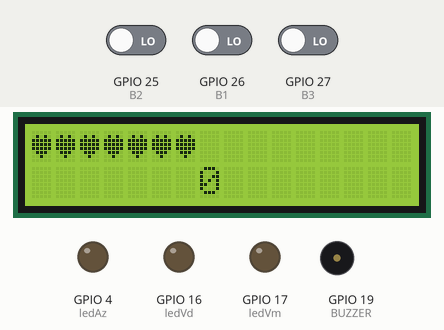
Recording of a sketch running on a simulated ESP32. Parts: 16×2 character LCD, output pins drawn as LEDs (lit = HIGH), buzzer (waves = sounding). Dashed ring = blinking. The test bench sets the inputs (shaded band); at power-on: GPIO 27 (B3) LOW, GPIO 25 (B2) LOW, GPIO 26 (B1) LOW. Random numbers use the default seed unless the sketch sets one; what the sketch prints to the serial monitor is not drawn.

Above: at 4.3 s.
4.4 s: GPIO 27 (B3) driven HIGH
At 5.0 s:
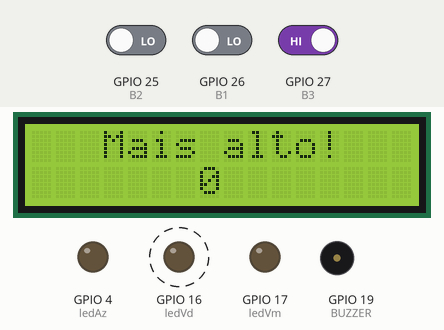
6.8 s: GPIO 25 (B2) driven HIGH
At 9.6 s:
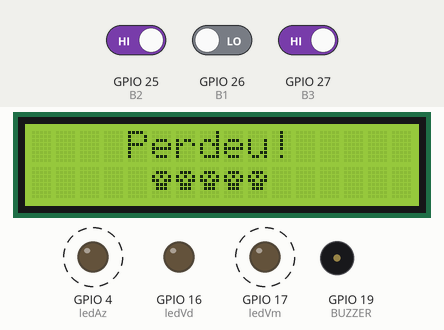
9.7 s: GPIO 25 (B2) driven LOW and GPIO 26 (B1) driven HIGH
12.7 s: GPIO 25 (B2) driven HIGH
At 13.44 s:
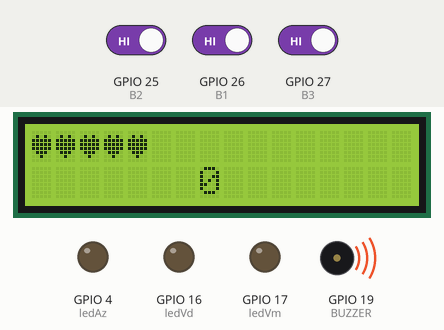
15.7 s: GPIO 26 (B1) driven LOW
At 17.0 s:
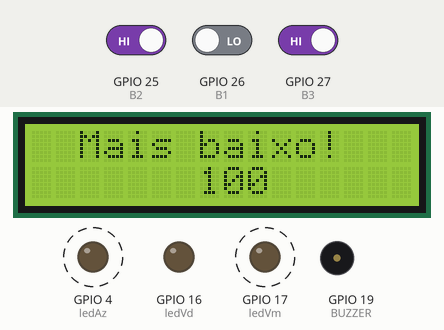
18.7 s: GPIO 27 (B3) driven LOW
At 21.49 s:
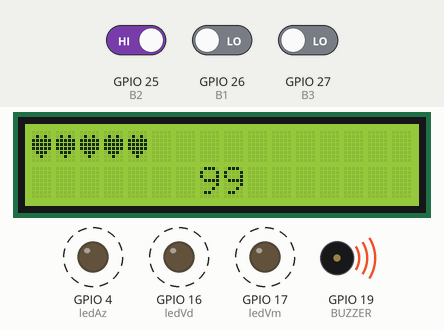
Timing chart, 0 to 22.7 s (numbered marks = the images above; inputs shaded):
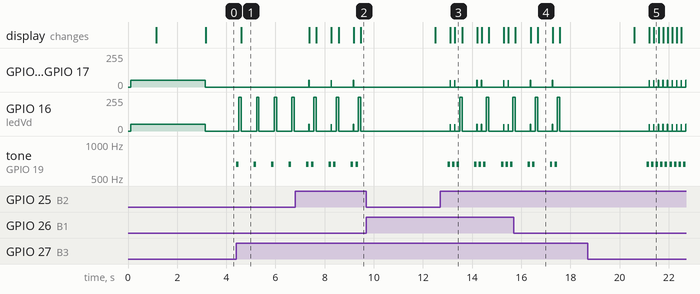

Measured:
- after the input at 4.4 s, GPIO 16 (ledVd): alternates 255/255 for 0.10 s and 0/255 for 0.61 s, starting after 0.11 s; tone on GPIO 19 (BUZZER): alternates 663 Hz for 0.10 s and silent for 0.61 s, starting at once; the display: changes after 0.21 s (image 1)
- after the input at 6.8 s, GPIO 4 (ledAz), GPIO 17 (ledVm): alternates 50/255 for 0.01 s and 0/255 for 0.89 s, starting after 0.56 s
- what the display in image 4 shows lasts 0.6 s, from 16.7 s to 17.3 s

The sketch:

code.ino
```cpp
//  Para Larissa


#include <Wire.h>
#include <LiquidCrystal_I2C.h>
#include "multimidia.h"

#define B1 26   //aumenta
#define B2 25   //diminui
#define B3 27   //enter

#define BUZZER 19

#define ledVd 16
#define ledVm 17
#define ledAz 4

#define MUMMAX 100

LiquidCrystal_I2C lcd(0x27, 16, 2);  // set the LCD address to 0x3F for a 20 chars and 4 line display


int statusB1 = 0;
int statusB2 = 0;
int statusB3 = 0;
int statusB4 = 0;
int statusB5 = 0;
int statusB6 = 0;

int numSecreto = 0;
int numUsuario = 0;
int resultado = 0;
int vidas = 7;
int erros = 0;
int tentativas = 0;
int statusJogo = 0;

String strVidas = "";

void setColor(int red, int green, int blue) {
  analogWrite(ledVm, red);
  analogWrite(ledVd, green);
  analogWrite(ledAz, blue);
}

void apagaLeds (int red, int green, int blue) {
  setColor(0, 0, 0);
}

void corzinha (int red, int green, int blue) {
  red = random(255);
  green = random(255);
  blue = random(255);

  setColor(red, green , blue);
}

void takeOnMe () { //toca Take On Me
  int tempo = 140;

  // notes of the moledy followed by the duration.
  // a 4 means a quarter note, 8 an eighteenth , 16 sixteenth, so on
  // !!negative numbers are used to represent dotted notes,
  // so -4 means a dotted quarter note, that is, a quarter plus an eighteenth!!
  int melody[] = {

    // Take on me, by A-ha
    // Score available at https://musescore.com/user/27103612/scores/4834399
    // Arranged by Edward Truong

    NOTE_FS5,8, NOTE_FS5,8,NOTE_D5,8, NOTE_B4,8, REST,8, NOTE_B4,8, REST,8, NOTE_E5,8,
    REST,8, NOTE_E5,8, REST,8, NOTE_E5,8, NOTE_GS5,8, NOTE_GS5,8, NOTE_A5,8, NOTE_B5,8,
    NOTE_A5,8, NOTE_A5,8, NOTE_A5,8, NOTE_E5,8, REST,8, NOTE_D5,8, REST,8, NOTE_FS5,8,
    REST,8, NOTE_FS5,8, REST,8, NOTE_FS5,8, NOTE_E5,8, NOTE_E5,8, NOTE_FS5,8, NOTE_E5,8,
  };

  // sizeof gives the number of bytes, each int value is composed of two bytes (16 bits)
  // there are two values per note (pitch and duration), so for each note there are four bytes
  int notes = sizeof(melody) / sizeof(melody[0]) / 2;

  // this calculates the duration of a whole note in ms
  int wholenote = (60000 * 4) / tempo;

  int divider = 0, noteDuration = 0;

  // iterate over the notes of the melody.
  // Remember, the array is twice the number of notes (notes + durations)
  for (int thisNote = 0; thisNote < notes * 2; thisNote = thisNote + 2) {

    // calculates the duration of each note
    divider = melody[thisNote + 1];
    if (divider > 0) {
      // regular note, just proceed
      noteDuration = (wholenote) / divider;
    } else if (divider < 0) {
      // dotted notes are represented with negative durations!!
      noteDuration = (wholenote) / abs(divider);
      noteDuration *= 1.5; // increases the duration in half for dotted notes
    }

    // we only play the note for 90% of the duration, leaving 10% as a pause
    tone(BUZZER, melody[thisNote], noteDuration * 0.9);

    // Wait for the specief duration before playing the next note.
    delay(noteDuration);
    corzinha(ledVm, ledVd, ledAz);

    // stop the waveform generation before the next note.
    noTone(BUZZER);
  }
  apagaLeds(ledVm, ledVd, ledAz);
}

void som() {
  tone(BUZZER,663);
  delay(100);
  noTone(BUZZER);
}

void luzinhaBranca(int red, int green, int blue) {
  setColor(50, 50, 50);
}

void luzinhaVerde (int red, int green, int blue) {
  setColor(255, 0, 0);
}

void luzinhaVermelha (int red, int green, int blue) {
  setColor(0, 255, 0);
  delay(100);
  apagaLeds(ledVm, ledVd, ledAz);
}

void converte () { //converte as vidas do usuário em string para printar no lcd
  strVidas = String(vidas);
}

void numAleatorio () {  //gera um número aleatório
  numSecreto = random(MUMMAX+1);
}


void verificaResposta () {  //verifica a resposta do usuário
  tentativas++;

  if (numSecreto == numUsuario) {
    resultado = 1;
  }
  if (numSecreto < numUsuario) {
    vidas--;
    erros++;
    resultado = 2;
  }
  if (numSecreto > numUsuario) {
    vidas--;
    erros++;
    resultado = 3;
  }
  if (vidas <= 0) {
    resultado = 4;
  }
}

void reiniciaJogo () {  //função para reinciar o jogo
  numAleatorio();
  numUsuario = 0;
  vidas = 5;
  erros = 0;
  tentativas = 0;
  resultado = 0;

  apagaLeds(ledVm, ledVd, ledAz);
}

void ganhaJogo () { //função para quando ganhar o jogo
  lcd.clear();
  lcd.setCursor(4, 0);
  lcd.print("Acertou!");
  lcd.setCursor(6, 1);
  lcd.write(5);
  lcd.write(4);
  lcd.write(5);
  lcd.write(4);

  takeOnMe();

  luzinhaVerde(ledVm, ledVd, ledAz);
  delay(2000);
  lcd.setCursor(0, 0);
  lcd.print("PRESSIONE ");
  lcd.write(0);
  lcd.print(" ou ");
  lcd.write(1);
  lcd.setCursor(1, 1);
  lcd.print("PARA REINICIAR");
  apagaLeds(ledVm, ledVd, ledAz);

  reiniciaJogo();
}

void numMaior () {  //quando a tentativa do usuario for mais alta que o valor certo
  lcd.clear();
  lcd.setCursor(2, 0);
  lcd.print("Mais baixo!");
  luzinhaVermelha(ledVm, ledVd, ledAz);

  lcd.setCursor(7, 1);
  lcd.print(numUsuario);
}

void numMenor () {  //quando a tentativa do usuario for mais baixa que o valor certo
  lcd.clear();
  lcd.setCursor(3, 0);
  lcd.print("Mais alto!");
  luzinhaVermelha(ledVm, ledVd, ledAz);

  lcd.setCursor(7, 1);
  lcd.print(numUsuario);
}

void perdeJogo () { //função para quando ganhar o jogo
  lcd.clear();
  luzinhaVermelha(ledVm, ledVd, ledAz);
  lcd.setCursor(4, 0);
  lcd.print("Perdeu!");
  lcd.setCursor(5, 1);
  for (int i = 0; i < 5; i++) {
    lcd.write(3);
  }
  delay(3000);
  lcd.setCursor(0, 0);
  lcd.print("PRESSIONE ");
  lcd.write(0);
  lcd.print(" ou ");
  lcd.write(1);
  lcd.setCursor(1, 1);
  lcd.print("PARA REINICIAR");


  reiniciaJogo();
}

void verificaBotao () { //verifica se algum botão foi pressionado
  if (digitalRead(B1) == HIGH) {
    som();
    luzinhaBranca(ledVm, ledVd, ledAz);

    numUsuario += 1;
    if (numUsuario > MUMMAX) {
      numUsuario = 0;
    }
    converte();
    lcd.clear();
    lcd.home();
    for (int i = 1; i <= vidas; i++) {
      lcd.write(2);
    }
    for (int i = 1; i <= erros; i++) {
      lcd.write(3);
    }
    lcd.setCursor(7, 1);
    lcd.print(numUsuario);
    apagaLeds(ledVm, ledVd, ledAz);
    delay(75);
  }

  if (digitalRead(B2) == HIGH) {
    som();
    luzinhaBranca(ledVm, ledVd, ledAz);

    numUsuario -= 1;
    if (numUsuario < 0) {
      numUsuario = MUMMAX;
    }
    converte();
    lcd.clear();
    lcd.setCursor(0, 0);
    for (int i = 1; i <= vidas; i++) {
      lcd.write(2);
    }
    for (int i = 1; i <= erros; i++) {
      lcd.write(3);
    }
    lcd.setCursor(7, 1);
    lcd.print(numUsuario);
    apagaLeds(ledVm, ledVd, ledAz);
    delay(75);
  }

  if (digitalRead(B3) == HIGH) {
    som();

    verificaResposta();
    if (resultado == 1) {
      ganhaJogo();
    }
    if (resultado == 2) {
      numMaior();
    }
    if (resultado == 3) {
      numMenor();
    }
    if (resultado == 4) {
      perdeJogo();
    }
    delay(500);
  }
}

void jogo () {
  numAleatorio();
  while (true) {
    verificaBotao();
  }
}


// the setup function runs once when you press reset or power the board
void setup() {
  // Configuracao de pinos dos botoes
  pinMode(B1, INPUT);
  pinMode(B2, INPUT);
  pinMode(B3, INPUT);

  pinMode(ledVd, OUTPUT);
  pinMode(ledVm, OUTPUT);
  pinMode(BUZZER, OUTPUT);

  // Console serial
  Serial.begin(9600);
  Serial.println("inicio");

  // CONFIGURACAO INICIAL DO LCD ***********************
  lcd.init();  // initialize the lcd
  lcd.backlight();
  lcd.createChar(0, setaCima);
  lcd.createChar(1, setaBaixo);
  lcd.createChar(2, coracao);
  lcd.createChar(3, caveira);
  lcd.createChar(4, notaMusical1);
  lcd.createChar(5, notaMusical2);


  luzinhaBranca(ledVm, ledVd, ledAz);

  // lcd.setCursor(COLUNA, LINHA);
  lcd.clear();
  lcd.setCursor(5, 0);
  lcd.print("CEFET");
  lcd.setCursor(2, 1);
  lcd.print("Extensao OAs");
  delay(1000);
  lcd.clear();
  lcd.setCursor(0, 0);
  lcd.print("Guess the number");
  delay(2000);
  lcd.clear();
  apagaLeds(ledVm, ledVd, ledAz);

  converte();
  lcd.setCursor(0, 0);
  //lcd.print("Vidas: " + strVidas);
  for (int i = 1; i <= vidas; i++) {
    lcd.write(2);
  }
  lcd.setCursor(7, 1);
  lcd.print(numUsuario);
}

// the loop function runs over and over again forever
void loop() {
  apagaLeds(ledVm, ledVd, ledAz);
  jogo();
}
```

multimidia.h
```cpp
byte setaCima[] = {   //cria um caractere com uma seta para cima
  B00100,
  B01110,
  B11111,
  B00100,
  B00100,
  B00100,
  B00100,
  B00100
};

byte setaBaixo[] = {  //cria um caractere com uma seta para baixo
  B00100,
  B00100,
  B00100,
  B00100,
  B00100,
  B11111,
  B01110,
  B00100
};

byte coracao[] = {
  B00000,
  B01010,
  B11111,
  B11111,
  B11111,
  B01110,
  B00100,
  B00000
};

byte caveira[] = {
  B00000,
  B01110,
  B10101,
  B11011,
  B01110,
  B01110,
  B00000,
  B00000
};

byte notaMusical1[] = {
  B00001,
  B00011,
  B00101,
  B01001,
  B01001,
  B01011,
  B11011,
  B11000
};

byte notaMusical2[] = {
  B00000,
  B00000,
  B00000,
  B00100,
  B00110,
  B00100,
  B01100,
  B01100
};

  #define NOTE_B0  31
  #define NOTE_C1  33
  #define NOTE_CS1 35
  #define NOTE_D1  37
  #define NOTE_DS1 39
  #define NOTE_E1  41
  #define NOTE_F1  44
  #define NOTE_FS1 46
  #define NOTE_G1  49
  #define NOTE_GS1 52
  #define NOTE_A1  55
  #define NOTE_AS1 58
  #define NOTE_B1  62
  #define NOTE_C2  65
  #define NOTE_CS2 69
  #define NOTE_D2  73
  #define NOTE_DS2 78
  #define NOTE_E2  82
  #define NOTE_F2  87
  #define NOTE_FS2 93
  #define NOTE_G2  98
  #define NOTE_GS2 104
  #define NOTE_A2  110
  #define NOTE_AS2 117
  #define NOTE_B2  123
  #define NOTE_C3  131
  #define NOTE_CS3 139
  #define NOTE_D3  147
  #define NOTE_DS3 156
  #define NOTE_E3  165
  #define NOTE_F3  175
  #define NOTE_FS3 185
  #define NOTE_G3  196
  #define NOTE_GS3 208
  #define NOTE_A3  220
  #define NOTE_AS3 233
  #define NOTE_B3  247
  #define NOTE_C4  262
  #define NOTE_CS4 277
  #define NOTE_D4  294
  #define NOTE_DS4 311
  #define NOTE_E4  330
  #define NOTE_F4  349
  #define NOTE_FS4 370
  #define NOTE_G4  392
  #define NOTE_GS4 415
  #define NOTE_A4  440
  #define NOTE_AS4 466
  #define NOTE_B4  494
  #define NOTE_C5  523
  #define NOTE_CS5 554
  #define NOTE_D5  587
  #define NOTE_DS5 622
  #define NOTE_E5  659
  #define NOTE_F5  698
  #define NOTE_FS5 740
  #define NOTE_G5  784
  #define NOTE_GS5 831
  #define NOTE_A5  880
  #define NOTE_AS5 932
  #define NOTE_B5  988
  #define NOTE_C6  1047
  #define NOTE_CS6 1109
  #define NOTE_D6  1175
  #define NOTE_DS6 1245
  #define NOTE_E6  1319
  #define NOTE_F6  1397
  #define NOTE_FS6 1480
  #define NOTE_G6  1568
  #define NOTE_GS6 1661
  #define NOTE_A6  1760
  #define NOTE_AS6 1865
  #define NOTE_B6  1976
  #define NOTE_C7  2093
  #define NOTE_CS7 2217
  #define NOTE_D7  2349
  #define NOTE_DS7 2489
  #define NOTE_E7  2637
  #define NOTE_F7  2794
  #define NOTE_FS7 2960
  #define NOTE_G7  3136
  #define NOTE_GS7 3322
  #define NOTE_A7  3520
  #define NOTE_AS7 3729
  #define NOTE_B7  3951
  #define NOTE_C8  4186
  #define NOTE_CS8 4435
  #define NOTE_D8  4699
  #define NOTE_DS8 4978
  #define REST      0
```
